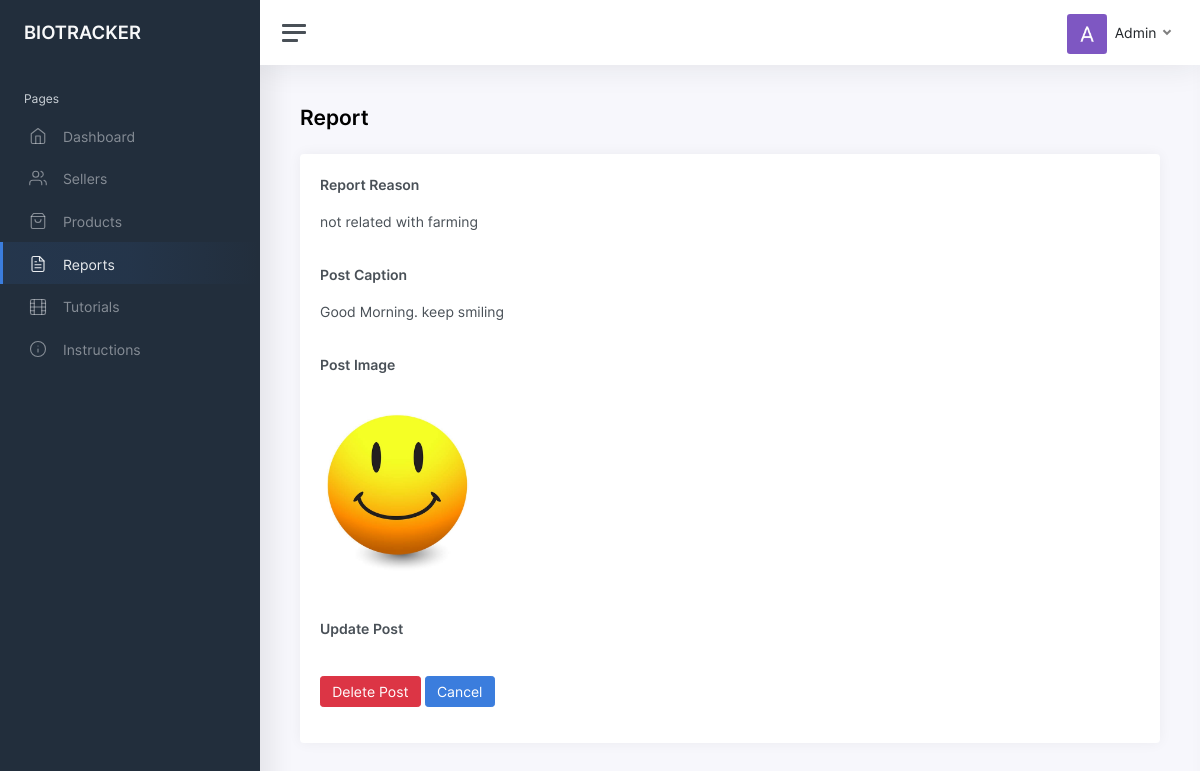
/admin/pages/report_details.php?report_id=4, run on the app's committed database.
### tables this page shows
CREATE TABLE `reports` (
  `report_id` int(11) NOT NULL,
  `user_id` int(11) NOT NULL,
  `report_text` text NOT NULL,
  `post_id` int(11) NOT NULL,
  `report_status` int(11) NOT NULL DEFAULT 1
);

CREATE TABLE `community_post` (
  `post_id` int(11) NOT NULL,
  `user_id` int(11) NOT NULL,
  `caption` text DEFAULT NULL,
  `post_image` text DEFAULT NULL,
  `status` int(11) NOT NULL DEFAULT 1,
  `post_date` varchar(30) DEFAULT NULL
);

### web/admin/pages/report_details.php (the view, shortened to what this page needs)
<!DOCTYPE html>
<html lang="en">
<head>
    <link href="../../examples/css/app.css" rel="stylesheet">
</head>
<body>
<div class="wrapper">
    <nav id="sidebar" class="sidebar">
        <div class="sidebar-content js-simplebar">
            <a class="sidebar-brand" href="admin_panel.html">
                <span class="align-middle">BIOTRACKER</span>
            </a>
            <ul class="sidebar-nav">
                <li class="sidebar-header">
                    Pages
                </li>
                <li class="sidebar-item">
                    <a class="sidebar-link" href="admin_panel.html">
                        <i class="align-middle" data-feather="home"></i> <span class="align-middle">Dashboard</span>
                    </a>
                </li>
                <li class="sidebar-item">
                    <a class="sidebar-link" href="sellers.php">
                        <i class="align-middle" data-feather="users"></i> <span class="align-middle">Sellers</span>
                    </a>
                </li>
                <li class="sidebar-item">
                    <a class="sidebar-link" href="products.php">
                        <i class="align-middle" data-feather="shopping-bag"></i> <span class="align-middle">Products</span>
                    </a>
                </li>
                <li class="sidebar-item active">
                    <a class="sidebar-link" href="reports.php">
                        <i class="align-middle" data-feather="file-text"></i> <span class="align-middle">Reports</span>
                    </a>
                </li>
                <li class="sidebar-item">
                    <a class="sidebar-link" href="tutorials.php">
                        <i class="align-middle" data-feather="film"></i> <span class="align-middle">Tutorials</span>
                    </a>
                </li>
                <li class="sidebar-item">
                    <a class="sidebar-link" href="instructions.php">
                        <i class="align-middle" data-feather="info"></i> <span class="align-middle">Instructions</span>
                    </a>
                </li>
            </ul>
        </div>
    </nav>
    <div class="main">
        <nav class="navbar navbar-expand navbar-light navbar-bg">
            <a class="sidebar-toggle d-flex">
                <i class="hamburger align-self-center"></i>
            </a>
            <div class="navbar-collapse collapse">
                <ul class="navbar-nav navbar-align">
                    <li class="nav-item dropdown">
                        <a class="nav-link dropdown-toggle d-none d-sm-inline-block" href="#" data-toggle="dropdown">
                            <img src="../../examples/img/avatars/avatar.jpg" class="avatar img-fluid rounded mr-1" alt="Admin" /> <span class="text-dark">Admin</span>
                        </a>
                    </li>
                </ul>
            </div>
        </nav>
        <main class="content">
            <div class="container-fluid p-0">
                <div class="row mb-2 mb-xl-3">
                    <div class="col-auto d-none d-sm-block">
                        <h3><strong>Report</strong></h3>
                    </div>
                </div>
                <div class="row">
                    <div class="col-md-12">
                        <div class="card">
                            <div class="card-body">
                                <?php
                                include_once '../../DbConnect.php';
                                $report = $_GET['report_id'];
                                $sel_report = "select * from reports where report_id='$report'";
                                $res_report = $conn->query($sel_report);
                                $row_report = $res_report->fetch_array();
                                $sel_post = "select caption,post_image from community_post where post_id='$row_report[3]'";
                                $res_post = $conn->query($sel_post);
                                $row_post = $res_post->fetch_array();
                                ?>
                                <div class="form-group">
                                    <label class="form-group"><strong>Report Reason</strong></label><br>
                                    <?php
                                    echo "<label class='form-group'>$row_report[2]</label>";
                                    ?>
                                </div>
                                <div class="form-group">
                                    <label class="form-group"><strong>Post Caption</strong></label><br>
                                    <?php
                                    echo "<label class='form-group'>$row_post[0]</label>";
                                    ?>
                                </div>
                                <?php
                                if ($row_post[1]!=null)
                                {
                                    echo "<div class='form-group'>";
                                    echo "<label class='form-group'><strong>Post Image</strong></label><br><br>";
                                    $file_loc = "../../".$row_post[1];
                                    echo "<img src='$file_loc' width='20%' height='30%'>";
                                }
                                ?>
                                <div class="form-group">
                                    <br><br><label class="form-group"><strong>Update Post</strong></label><br><br>
                                    <form action="" method="post">
                                        <button class="btn btn-danger" type="submit" name="del_post" id="del_post">Delete Post</button>
                                        <a href="reports.php"><button type="button" class="btn btn-primary">Cancel</button></a>
                                    </form>
                                 </div>
                            </div>
                        </div>
                    </div>
                </div>
            </div>
        </main>
    </div>
</div>
</body>
</html>

### data on the page
reports: report_text "not related with farming"
community_post: caption "Good Morning. keep smiling", post_image (picture)
